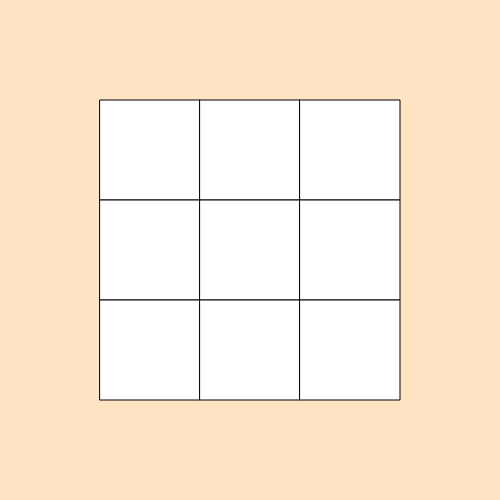
Frame 1 (no input)
Frame 60 (no input): identical to frame 1, image omitted
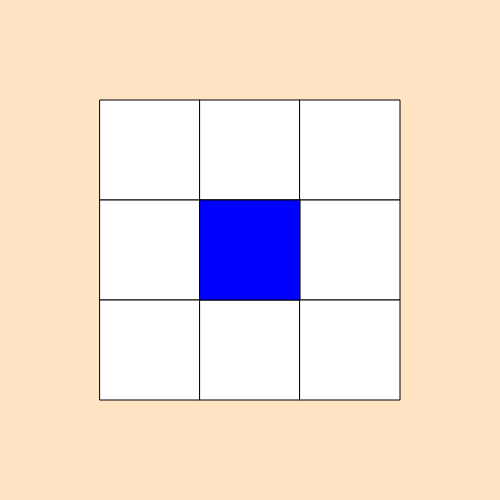
Frame 120 (the mouse pressed at the canvas centre since frame 60)

The p5.js sketch that drew these frames (run headless with seeded random() and noise() and a simulated clock; from frame 60 on, the mouse is pressed at the canvas centre):

// p5.js sketch
// ── sketch.js
// clicks + flag
var clicks = 0;

var flag = false;

// creating an array of the chosen grid size with default values of a magic square
var grid = [];
function setup(){
  // first real attempt of understanding arrays and implementing own grid
  createCanvas(500,500);
  background(255,228,196);
  for (var i = 0; i < 3; i++){
    for (var j = 0; j < 3; j++){
    grid[i] = [];
     fill(255);
     rect((i*100)+100,(j*100)+100,100,100);
    }
  }

  grid[0][0] = 2;
  grid[0][1] = 9;
  grid[0][2] = 4;
  grid[1][0] = 7;
  grid[1][1] = 5;
  grid[1][1] = 3;
  grid[2][0] = 6;
  grid[2][1] = 1;
  grid[2][2] = 8;
  var x = 100; 
  var y = 100;
//   for(int i = 0; i < 3; i++){
//    for(int j = 0; j < 3; j++){
//      fill(200,200,255);
//      rect(x,y,100,100);
//      x += 100;
//    }
//    x=100;
//    y+=100;
//   }
// }
}

function clickLoop() {
  if(clicks % 2 == 0){
    fill(0,0,255);
  } 
  if(clicks % 2 == 1){
    fill(255,0,0);
  }
  clicks = clicks + 1;
}

function draw(){
   //creating logic for changing the colour of the tic tac toe cubes
  if(mouseIsPressed && flag == false){
    if (mouseX >100 && mouseX < 200 && mouseY > 100 && mouseY < 200){
     clickLoop();
     rect(100,100,100,100);
     flag = true;
    } if (mouseX >200 && mouseX < 300 && mouseY > 100 && mouseY < 200){
      clickLoop();
      rect(200,100,100,100);
      flag = true;
    } if (mouseX >300 && mouseX < 400 && mouseY > 100 && mouseY < 200){
      clickLoop();
      rect(300,100,100,100);
      flag = true;
    } if (mouseX >100 && mouseX < 200 && mouseY > 200 && mouseY < 300){
      clickLoop();
      rect(100,200,100,100);
      flag = true;
    } if (mouseX >100 && mouseX < 200 && mouseY > 300 && mouseY < 400){
      clickLoop();
      rect(100,300,100,100);
      flag = true;
    } if (mouseX >200 && mouseX < 300 && mouseY > 200 && mouseY < 300){
      clickLoop();
      rect(200,200,100,100);
      flag = true;
    } if (mouseX >200 && mouseX < 300 && mouseY > 300 && mouseY < 400){
      clickLoop();
      rect(200,300,100,100);
      flag=true;
    } if (mouseX >300 && mouseX < 400 && mouseY > 200 && mouseY < 300){
      clickLoop();
      rect(300,200,100,100);
      flag = true;
    } if (mouseX >300 && mouseX < 400 && mouseY > 300 && mouseY < 400){
      clickLoop();
      rect(300,300,100,100);
      flag = true;
    }
  }
}

function mousePressed (){
    flag = false;
    print (clicks);
}
// ── sketch2.js
var count;
var boxes = [];

function setup(){
	createCanvas(500,500);
	background(255,228,196);
	count = 0;

	for (var i = 0; i < 9; i++) {
	 boxes[i] = new Box();
	}
}

function draw(){

	for (var i = 0; i < 3; i++) {
		for (var j = 0; j < 3; j++) {
			 boxes[i].draw(i*100 + 100, j*100 + 100);
			 boxes[i].colour();
		}
	}
}


function Box(){
	var c;

	this.draw = function(x, y){
		c;
		rect(x, y, 100,100);
	}

	this.colour = function(){
		if(count = 0){
			c = fill(255, 0, 0);
		}
		if(count = 1){
			c = fill(0, 0, 255); 
		}
	}
};

function mouseClicked(){
	if(count = 0){
		count++;
	}
	if (count = 1) {
		count = 0;
	}
}
// ── sketch3.js
var boxes = [];
var count;

function setup(){
	createCanvas(500,500);
	background(255,228,196);
	count = 0;
	
	for (var i = 0; i < 9; i++) {
	 boxes[i] = new Box();
	}
}

function draw(){

	for (var i = 0; i < 3; i++) {
		for (var j = 0; j < 3; j++) {
			 boxes[i].draw(i*100 + 100, j*100 + 100);
			 boxes[i].colour();
		}
	}

}

function Box(){
	var c;

	this.draw = function(x, y){
		c;
		rectMode(CENTER);
		rect(x, y, 100,100);
	}

	this.colour = function(){
		if(count == 0){
			c = fill(255, 0, 0);
		}
		if(count == 1){
			c = fill(0, 0, 255); 
		}
	}

	this.count = function(){
		count = 0;
	}
};

function mouseClicked(){
	for(var i = 0; i < 3; i++){
		for(var j = 0; j < 3; j++){
			var rectSize = 50; //the size of your rectangle
			var xPos = i*100 + 100; //the center points of your rectangle
			var yPos = j*100 + 100; //the center points of your rectangle
			if(abs(mouseX - xPos) < rectSize){ //are you within the bounds of the rectangle?
				if(boxes[i].count == 0){
					boxes[i].count++; //increment the count property specific to that object
				}
				else if(boxes[i].count == 1){
					boxes[i].count = 0; //increment the count property specific to that object
				}
			}
		}
	}
}
